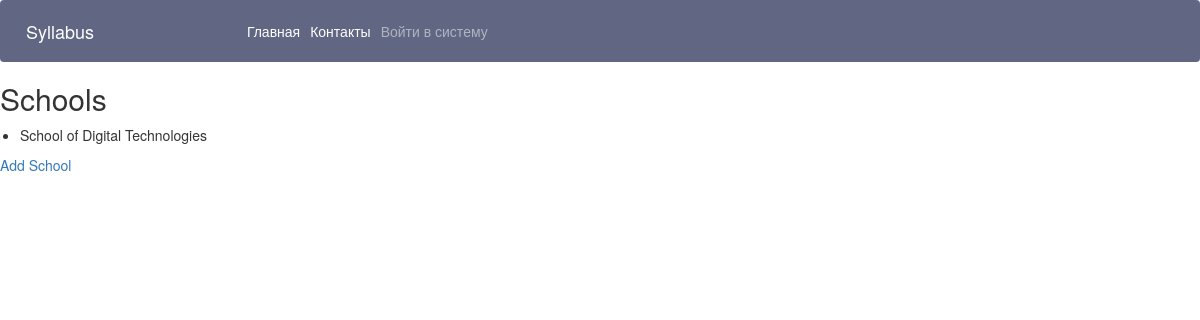
The app's page /schools/, older data.
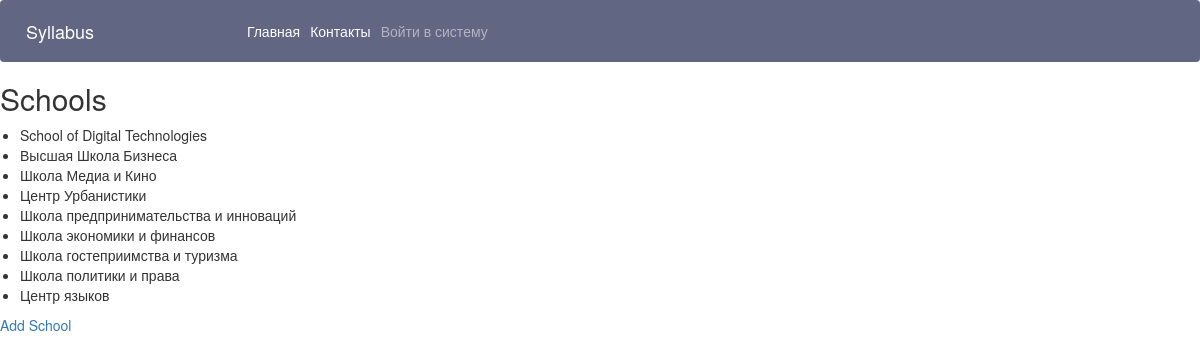
The same page, newer data.
### syllabuses/models.py (models this page shows, shortened)
class School(models.Model):
    title = models.CharField('Название школы', max_length=255)

### syllabuses/views.py (the view, shortened to what this page needs)
# urls.py: path('schools/', SchoolView.as_view(), name='school_list'),
class SchoolView(View):
    def get(self, request):
        schools = School.objects.all()
        return render(request, 'syllabuses/school_list.html', {'schools': schools})

### syllabuses/templates/syllabuses/school_list.html
{% extends 'syllabuses/base.html' %}
{% block content %}
  <h2>Schools</h2>
  <ul>
    {% for school in schools %}
      <li>{{ school.title }}</li>
    {% empty %}
      <li>No schools found.</li>
    {% endfor %}
  </ul>
  <a href="{% url 'add_school' %}">Add School</a>
{% endblock %}

### syllabuses/templates/syllabuses/base.html (shortened to what this page needs)
<!doctype html>
<html lang="en">
  <head>
    <link rel="stylesheet" href="https://cdn.jsdelivr.net/npm/bootstrap@5.2.3/dist/css/bootstrap.min.css">
    <link rel="stylesheet" href="https://cdn.jsdelivr.net/npm/bootstrap@4.3.1/dist/css/bootstrap.min.css">
    <link rel="stylesheet" href="https://cdn.jsdelivr.net/npm/bootstrap@3.4.1/dist/css/bootstrap.min.css">
  </head>
  <body>
{% include 'syllabuses/navbar.html' %}
{% block content %}
{% endblock %}
  </body>
</html>

### syllabuses/templates/syllabuses/navbar.html (shortened to what this page needs)
{% load static %}
<nav class="navbar navbar-expand-lg navbar-dark" style="background-color: #616783;">
    <a class="navbar-brand" href="{% url 'home' %}">Syllabus</a>
    <div class="collapse navbar-collapse" id="navbarNavDropdown">
      <ul class="navbar-nav">
        <li class="nav-item active">
          <a class="nav-link active" href="{% url 'home' %}">Главная <span class="sr-only">(current)</span></a>
        </li>
        <li class="nav-item">
          <a class="nav-link active" href="{% url 'home' %}">Контакты</a>
        </li>
        {% if user.is_authenticated %}
        <li class="nav-item dropdown">
            <a class="nav-link dropdown-toggle" href="{% url 'home' %}" id="navbarDropdownMenuLink" role="button" data-toggle="dropdown" aria-haspopup="true" aria-expanded="false">
              Силлабус
            </a>
            <div class="dropdown-menu" aria-labelledby="navbarDropdownMenuLink">
              <a class="dropdown-item" href="{% url 'my_syllabuses' %}">Мои силлабусы</a>
              <div class="dropdown-divider"></div>
              <a class="dropdown-item" href="{% url 'create_syllabus' %}">Создать новый</a>
              <a class="dropdown-item" href="">Скачать силлабус</a>
            </div>
          </li>
        <li class="nav-item dropdown">
          <a class="nav-link dropdown-toggle" href="{% url 'home' %}" id="navbarDropdownMenuLink" role="button" data-toggle="dropdown" aria-haspopup="true" aria-expanded="false">
            {{user.first_name}} {{user.last_name}}
            <img class="user-avatar rounded-circle" src="{% static 'images/admin.png' %}" alt="User Avatar" style="
            width: 24px;
            /* height: 24px; */
        ">
          </a>
          <div class="dropdown-menu" aria-labelledby="navbarDropdownMenuLink">
            <a class="dropdown-item" href="{% url 'edit_profile' %}">Редактировать профиль</a>
            <a class="dropdown-item" href="{% url 'logout' %}">Выйти из аккаунта</a>
          </div>
        </li>
        {% else %}
        <li class="nav-item">
          <a class="nav-link" href="{% url 'login' %}">Войти в систему</a>
        </li>
        {% endif %}
      </ul>
    </div>
  </nav>

Row changes from the older to the newer data that the page shows:
added School: title "Высшая Школа Бизнеса"
added School: title "Школа Медиа и Кино"
added School: title "Центр Урбанистики"
added School: title "Школа предпринимательства и инноваций"
added School: title "Школа экономики и финансов"
added School: title "Школа гостеприимства и туризма"
added School: title "Школа политики и права"
added School: title "Центр языков"
